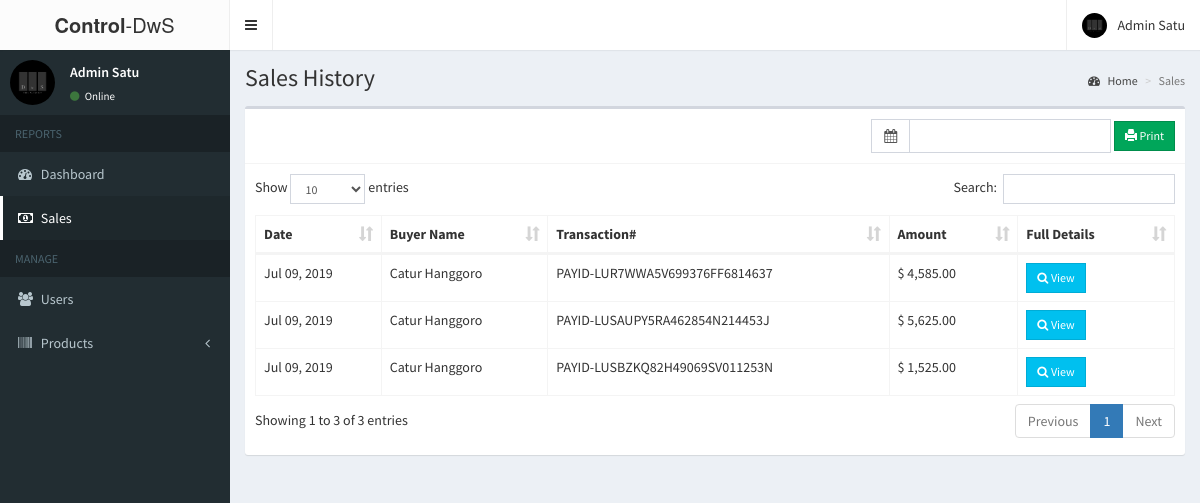
The page /admin/sales.php (signed in) on the database its author committed.
### tables this page shows
CREATE TABLE `users` (
  `id` int(11) NOT NULL,
  `email` varchar(200) NOT NULL,
  `password` varchar(60) NOT NULL,
  `type` int(1) NOT NULL,
  `firstname` varchar(50) NOT NULL,
  `lastname` varchar(50) NOT NULL,
  `address` text NOT NULL,
  `contact_info` varchar(100) NOT NULL,
  `photo` varchar(200) NOT NULL,
  `status` int(1) NOT NULL,
  `activate_code` varchar(15) NOT NULL,
  `reset_code` varchar(15) NOT NULL,
  `created_on` date NOT NULL
);

CREATE TABLE `sales` (
  `id` int(11) NOT NULL,
  `user_id` int(11) NOT NULL,
  `pay_id` varchar(50) NOT NULL,
  `sales_date` date NOT NULL
);

### admin/includes/session.php (called while the page is built, shortened)
<?php
	include '../includes/conn.php';
	$conn = $pdo->open();
	$stmt = $conn->prepare("SELECT * FROM users WHERE id=:id");
	$stmt->execute(['id'=>$_SESSION['admin']]);
	$admin = $stmt->fetch();
?>

### admin/sales.php (the view, shortened to what this page needs)
<?php include 'includes/session.php'; ?>
<?php include 'includes/header.php'; ?>
<body class="hold-transition skin-black sidebar-mini">
<div class="wrapper">
  <?php include 'includes/navbar.php'; ?>
  <?php include 'includes/menubar.php'; ?>
  <div class="content-wrapper">
    <section class="content-header">
      <h1>
        Sales History
      </h1>
      <ol class="breadcrumb">
        <li><a href="#"><i class="fa fa-dashboard"></i> Home</a></li>
        <li class="active">Sales</li>
      </ol>
    </section>
    <section class="content">
      <div class="row">
        <div class="col-xs-12">
          <div class="box">
            <div class="box-header with-border">
              <div class="pull-right">
                <form method="POST" class="form-inline" action="sales_print.php">
                  <div class="input-group">
                    <div class="input-group-addon">
                      <i class="fa fa-calendar"></i>
                    </div>
                    <input type="text" class="form-control pull-right col-sm-8" id="reservation" name="date_range">
                  </div>
                  <button type="submit" class="btn btn-success btn-sm btn-flat" name="print"><span class="glyphicon glyphicon-print"></span> Print</button>
                </form>
              </div>
            </div>
            <div class="box-body">
              <table id="example1" class="table table-bordered">
                <thead>
                  <th>Date</th>
                  <th>Buyer Name</th>
                  <th>Transaction#</th>
                  <th>Amount</th>
                  <th>Full Details</th>
                </thead>
                <tbody>
                  <?php
                    $conn = $pdo->open();
                    try{
                      $stmt = $conn->prepare("SELECT *, sales.id AS salesid FROM sales LEFT JOIN users ON users.id=sales.user_id ORDER BY sales_date DESC");
                      $stmt->execute();
                      foreach($stmt as $row){
                        $stmt = $conn->prepare("SELECT * FROM details LEFT JOIN products ON products.id=details.product_id WHERE details.sales_id=:id");
                        $stmt->execute(['id'=>$row['salesid']]);
                        $total = 0;
                        foreach($stmt as $details){
                          $subtotal = $details['price']*$details['quantity'];
                          $total += $subtotal;
                        }
                        echo "
                          <tr>
                            <td class='hidden'></td>
                            <td>".date('M d, Y', strtotime($row['sales_date']))."</td>
                            <td>".$row['firstname'].' '.$row['lastname']."</td>
                            <td>".$row['pay_id']."</td>
                            <td>&#36; ".number_format($total, 2)."</td>
                            <td><button type='button' class='btn btn-info btn-sm btn-flat transact' data-id='".$row['salesid']."'><i class='fa fa-search'></i> View</button></td>
                          </tr>
                        ";
                      }
                    }
                    catch(PDOException $e){
                      echo $e->getMessage();
                    }
                  ?>
                </tbody>
              </table>
            </div>
          </div>
        </div>
      </div>
    </section>
  </div>
</div>
</body>
</html>

### admin/includes/navbar.php (shortened to what this page needs)
<header class="main-header">
  <a href="home.php" class="logo">
    <span class="logo-lg"><b>Control</b>-DwS</span>
  </a>
  <nav class="navbar navbar-static-top">
    <a href="#" class="sidebar-toggle" data-toggle="push-menu" role="button">
    </a>
    <div class="navbar-custom-menu">
      <ul class="nav navbar-nav">
        <li class="dropdown user user-menu">
          <a href="#" class="dropdown-toggle" data-toggle="dropdown">
            <img src="<?php echo (!empty($admin['photo'])) ? '../images/'.$admin['photo'] : '../images/profile.jpg'; ?>" class="user-image" alt="User Image">
            <span class="hidden-xs"><?php echo $admin['firstname'].' '.$admin['lastname']; ?></span>
          </a>
        </li>
      </ul>
    </div>
  </nav>
</header>

### admin/includes/menubar.php (shortened to what this page needs)
<aside class="main-sidebar">
  <section class="sidebar">
    <div class="user-panel">
      <div class="pull-left image">
        <img src="<?php echo (!empty($admin['photo'])) ? '../images/'.$admin['photo'] : '../images/profile.jpg'; ?>" class="img-circle" alt="User Image">
      </div>
      <div class="pull-left info">
        <p><?php echo $admin['firstname'].' '.$admin['lastname']; ?></p>
        <a><i class="fa fa-circle text-success"></i> Online</a>
      </div>
    </div>
    <ul class="sidebar-menu" data-widget="tree">
      <li class="header">REPORTS</li>
      <li><a href="home.php"><i class="fa fa-dashboard"></i> <span>Dashboard</span></a></li>
      <li><a href="sales.php"><i class="fa fa-money"></i> <span>Sales</span></a></li>
      <li class="header">MANAGE</li>
      <li><a href="users.php"><i class="fa fa-users"></i> <span>Users</span></a></li>
      <li class="treeview">
        <a href="#">
          <i class="fa fa-barcode"></i>
          <span>Products</span>
          <span class="pull-right-container">
            <i class="fa fa-angle-left pull-right"></i>
          </span>
        </a>
      </li>
    </ul>
  </section>
</aside>

### rows shown on the page
users: photo (picture), firstname "Admin", lastname "Satu"
sales: sales_date "Jul 09, 2019", user.firstname "Catur", user.lastname "Hanggoro", pay "PAYID-LUR7WWA5V699376FF6814637", total "4,585.00"
sales: sales_date "Jul 09, 2019", user.firstname "Catur", user.lastname "Hanggoro", pay "PAYID-LUSAUPY5RA462854N214453J", total "5,625.00"
sales: sales_date "Jul 09, 2019", user.firstname "Catur", user.lastname "Hanggoro", pay "PAYID-LUSBZKQ82H49069SV011253N", total "1,525.00"
